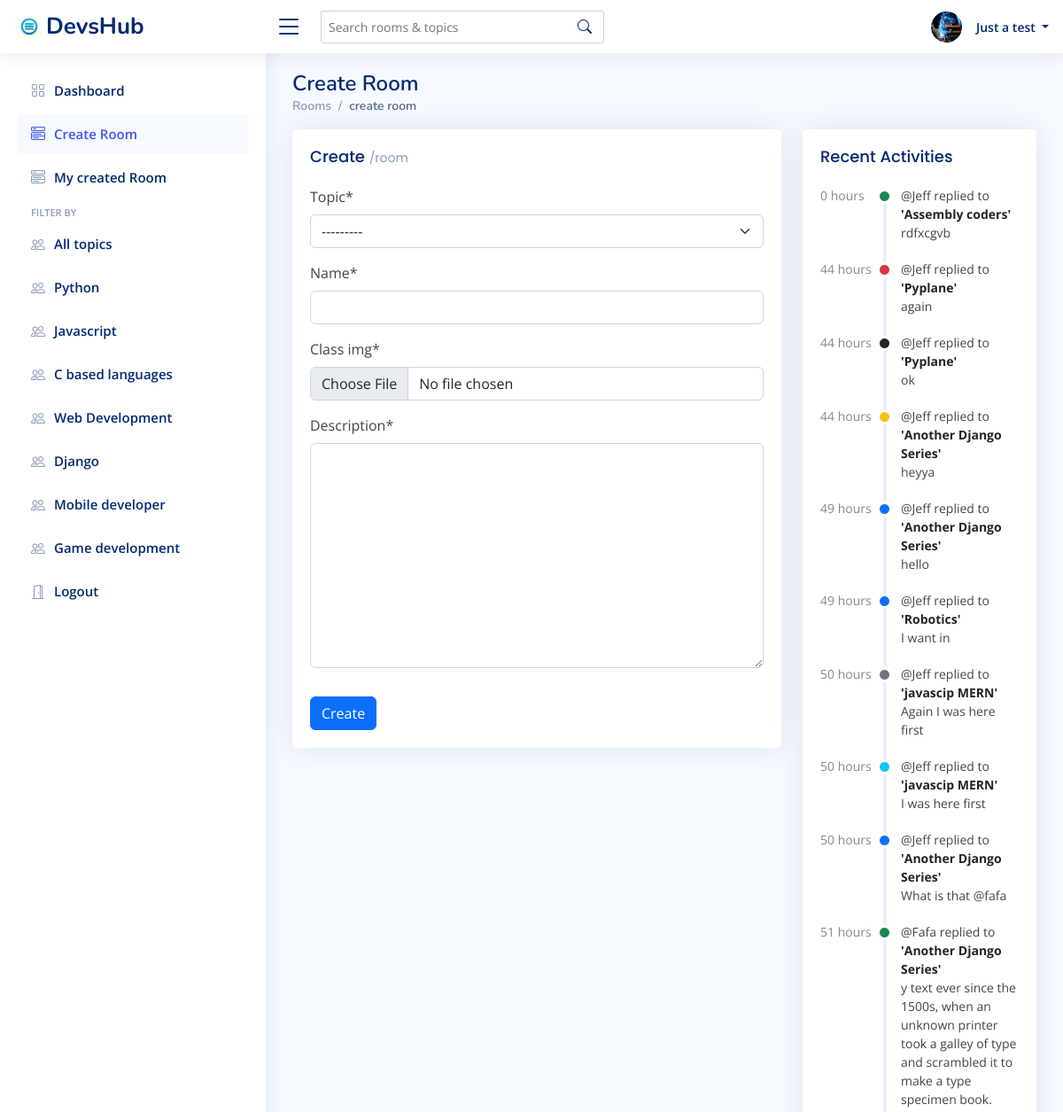
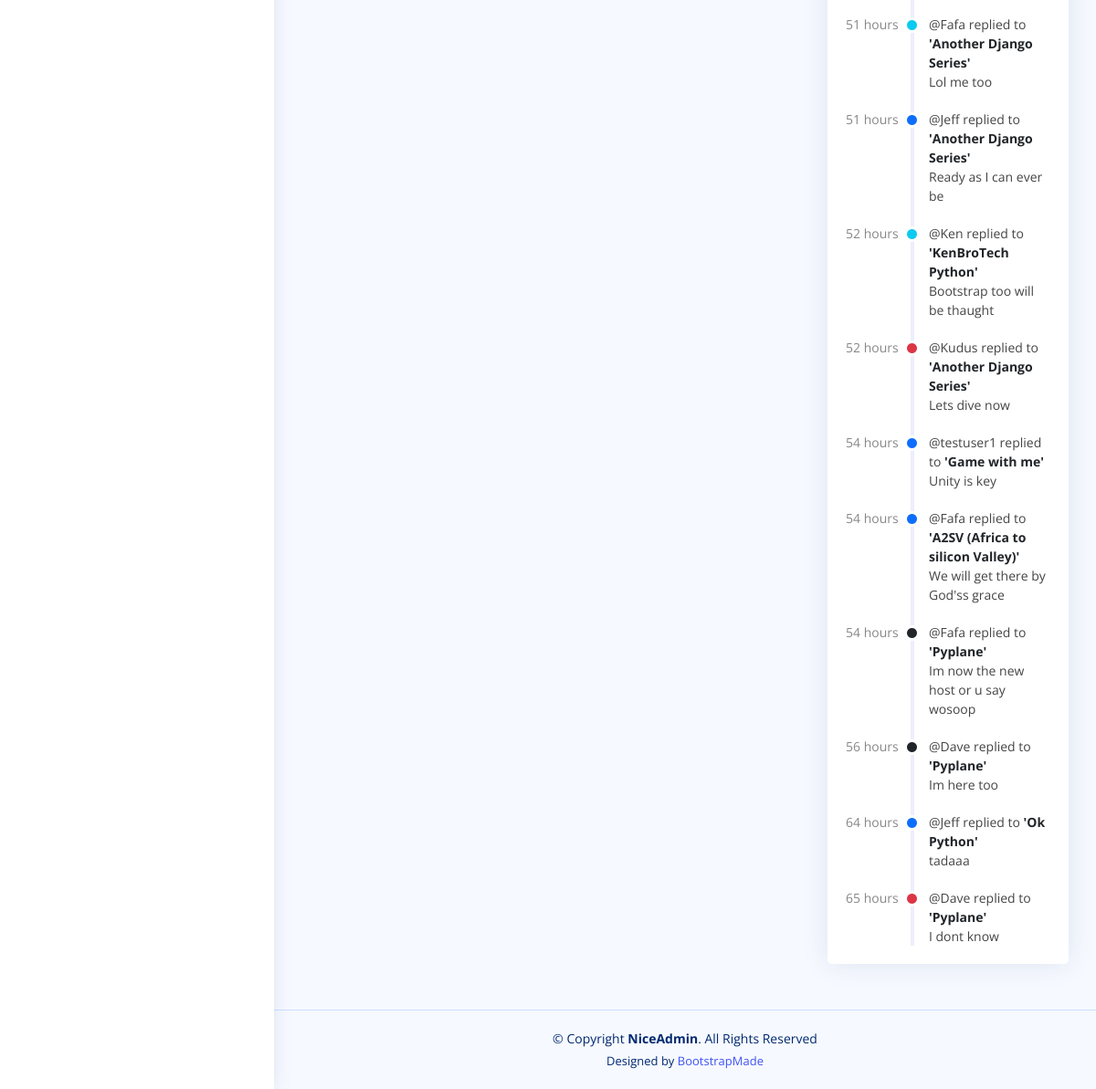
Screenshot of /create-room/ (signed in) with the database file from the repository (2 pictures, top to bottom).
### base/models.py (models this page shows, shortened)
class Profile(models.Model):
    user = models.OneToOneField(User, on_delete=models.CASCADE)
    full_name = models.CharField(max_length=200, blank=True)
    profile_pic = models.ImageField(default="avatar.png", upload_to='profiles/', blank=True)
    bio =  models.TextField(blank=True)
    job = models.CharField(max_length=150, blank=True)
    company = models.CharField(max_length=200, blank=True)
    created = models.DateTimeField(auto_now_add=True)
    updated = models.DateTimeField(auto_now=True)

class Topic(models.Model):
    name = models.CharField(max_length=100)
    def __str__(self):
        return self.name

class Message(models.Model):
    user = models.ForeignKey(User, on_delete=models.CASCADE)
    room = models.ForeignKey(Room, on_delete=models.CASCADE)
    body = models.TextField()
    created = models.DateTimeField(auto_now_add=True)
    updated = models.DateTimeField(auto_now=True)
    def get_random_color(self):
        colors = ["primary", "danger", "success", "dark", "info", "warning", "muted"]
        return random.choice(colors)
    class Meta:
        ordering = ["-created", '-updated']

class Room(models.Model):
    host = models.ForeignKey(User, on_delete=models.CASCADE, blank=True)
    topic = models.ForeignKey(Topic, on_delete=models.CASCADE)
    name = models.CharField(max_length=200)
    class_img = models.ImageField(upload_to="class_img", default="group_icon.png")
    description = models.TextField()
    members = models.ManyToManyField(User, related_name="members", blank=True)
    created = models.DateTimeField(auto_now_add=True)
    updated = models.DateTimeField(auto_now=True)
    objects = RoomManager()
    class Meta:
        ordering = ["-updated", "-created"]
    def __str__(self):
        return self.name

### base/views.py (the view, shortened to what this page needs)
# urls.py: path("create-room/", create_room, name="create-room"),
@login_required(login_url="login")
def create_room(request):
    empty_activity = False
    topics = Topic.objects.all()
    form = CreateRoomForm()
    room_messages = Message.objects.all().order_by("-created")[:20]
    if len(room_messages) == 0:
        empty_activity = True
    context = {
        "form": form,
        "topics": topics,
        "room_messages": room_messages,
        'empty_activity':empty_activity,
    }
    return render(request, "base/create_room.html", context)

### base/forms.py
class CreateRoomForm(forms.ModelForm):
    class Meta:
        model = Room
        fields = "__all__"
        exclude = ["host", "members"]

### base/templatetags/custom_filters.py (called while the page is built)
@register.filter
def hours_since(value):
    if timezone.is_aware(value):
        now = timezone.now()
    else:
        now = timezone.make_aware(timezone.now(), timezone.get_current_timezone())
    delta = now - value
    hours = delta.total_seconds() // 3600
    return int(hours)

### base/templates/base/create_room.html (shortened to what this page needs)
{% extends 'main.html' %}
{% load static %}
{% load crispy_forms_tags %}
{% load custom_filters %}
{% block css_files %}
<link href="{% static 'vendor/bootstrap/css/bootstrap.min.css' %}" rel="stylesheet">
<link href="{% static 'vendor/bootstrap-icons/bootstrap-icons.css' %}" rel="stylesheet">
<link href="{% static 'css/style.css' %}" rel="stylesheet">
{% endblock css_files %}
{% block content %}
<main id="main" class="main">
    <div class="pagetitle">
      <h1>Create Room</h1>
      <nav>
        <ol class="breadcrumb">
          <li class="breadcrumb-item"><a href="index.html">Rooms</a></li>
          <li class="breadcrumb-item active">create room</li>
        </ol>
      </nav>
    </div>
    <section class="section dashboard">
      <div class="row">
        <div class="col-lg-8">
          <div class="row">
            <div class="col-12">
              <div class="card">
                <div class="card-body">
                  <h5 class="card-title">Create <span>/room</span></h5>
                    <form method="POST">
                        {{ form|crispy }}
                        <input type="submit" class="btn btn-primary btn-small mt-3" value="Create">
                    </form>
                </div>
              </div>
            </div>
          </div>
        </div>
        <div class="col-lg-4">
          <div class="card">
            <div class="card-body">
              <h5 class="card-title">Recent Activities</h5>
              <div class="activity">
                {% if empty_activity %}
                  <h5>No recent activity</h5>
                {% else %}
                {% for item in room_messages %}
                <div class="activity-item d-flex">
                  <div class="activite-label">{{item.created|hours_since}} hours</div>
                  <i class='bi bi-circle-fill activity-badge text-{{item.get_random_color}} align-self-start'></i>
                  <div class="activity-content">
                    @{{item.user}} replied to <a href="#" class="fw-bold text-dark">'{{item.room}}'</a> <br>{{item.body}}
                  </div>
                </div>
                {% endfor %}
                {% endif %}
              </div>
            </div>
          </div>
        </div>
      </div>
    </section>
  </main>
{% endblock content %}

### templates/navbar.html (shortened to what this page needs)
  {% load static %}
  <header id="header" class="header fixed-top d-flex align-items-center">
    <div class="d-flex align-items-center justify-content-between">
      <a href="{% url 'home' %}" class="logo d-flex align-items-center">
        <img src="{% static 'img/logo.png' %}" alt=logo"">
        <span class="d-none d-lg-block">DevsHub</span>
      </a>
      <i class="bi bi-list toggle-sidebar-btn"></i>
    </div>
    <div class="search-bar">
      <form class="search-form d-flex align-items-center" method="GET" action="{% url 'home' %}">
        <input type="text" name="q" placeholder="Search rooms & topics" title="Enter search keyword">
        <button type="submit" title="Search"><i class="bi bi-search"></i></button>
      </form>
    </div>
    <nav class="header-nav ms-auto">
      <ul class="d-flex align-items-center">
        {% if user.is_authenticated %}
        <li class="nav-item dropdown pe-3">
          <a class="nav-link nav-profile d-flex align-items-center pe-0" href="#" data-bs-toggle="dropdown">
            <img src="{{request.user.profile.profile_pic.url}}" style="height: 35px; width:35px;" alt="Profile" class="rounded-circle me-2">
            <span class="d-none d-md-block dropdown-toggle ps-2">
              {% if request.user.profile.full_name %}
                {{request.user.profile.full_name}}
              {% else %}
                {{request.user}}
               {% endif %}
            </span>
          </a>
        </li>
        {% else %}
        <a href="{% url 'login' %}" class="btn btn-primary me-3">Login</a>
        {% endif %}
      </ul>
    </nav>
  </header>

### templates/aside.html
  {% url 'home' as index_path %}
  {% url 'create-room' as create_room_path %}
  {% url 'created-rooms' as created_rooms_path %}
  <aside id="sidebar" class="sidebar">
    <ul class="sidebar-nav" id="sidebar-nav">
      <li class="nav-item">
        <a class="nav-link {% if not request.path == index_path %}collapsed{% endif %}" href="{% url 'home' %}">
          <i class="bi bi-grid"></i>
          <span>Dashboard</span>
        </a>
      </li>
      <li class="nav-item">
        <a class="nav-link {% if not request.path == create_room_path %}collapsed{% endif %}" data-bs-target="#components-nav" href="{% url 'create-room' %}">
          <i class="bi bi-menu-button-wide"></i><span>Create Room</span>
        </a>
      </li>
      <li class="nav-item">
        <a class="nav-link {% if not request.path == created_rooms_path %}collapsed{% endif %}" data-bs-target="#components-nav" href="{% url 'created-rooms' %}">
          <i class="bi bi-menu-button-wide"></i><span>My created Room</span>
        </a>
      </li>
      <li class="nav-heading">FILTER BY</li>
      <li class="nav-item">
        <a class="nav-link {% if not q == "" %}collapsed{% endif %}" href="{% url 'home' %}">
        <i class="bi bi-people"></i>
        <span>All topics</span>
        </a>
    </li>
      {% for topic in topics %}
        <li class="nav-item">
            <a class="nav-link {% if not topic.name == q %}collapsed{% endif %}" href="{% url 'home' %}?q={{topic.name}}">
            <i class="bi bi-people"></i>
            <span>{{topic.name}}</span>
            </a>
        </li>
      {% endfor %}
      {% if user.is_authenticated %}
      <li class="nav-item">
        <a class="nav-link collapsed" href="{% url 'logout' %}">
        <i class="bi bi-door-open"></i>
        <span>Logout</span>
        </a>
      </li>
      {% endif %}
    </ul>
  </aside>

### static/css/style.css (style rules this page uses)
:root { scroll-behavior: smooth; }
body { font-family: "Open Sans", sans-serif; background: #f6f9ff; color: #444444; }
a { color: #4154f1; text-decoration: none; }
h1, h2, h3, h4, h5, h6 { font-family: "Nunito", sans-serif; }
#main { margin-top: 60px; padding: 20px 30px; transition: all 0.3s; }
.pagetitle { margin-bottom: 10px; }
.pagetitle h1 { font-size: 24px; margin-bottom: 0; font-weight: 600; color: #012970; }
.card { margin-bottom: 30px; border: none; border-radius: 5px; box-shadow: 0px 0 30px rgba(1, 41, 112, 0.1); }
.card-title { padding: 20px 0 15px 0; font-size: 18px; font-weight: 500; color: #012970; font-family: "Poppins", sans-serif; }
.card-title span { color: #899bbd; font-size: 14px; font-weight: 400; }
.card-body { padding: 0 20px 20px 20px; }
.breadcrumb { font-size: 14px; font-family: "Nunito", sans-serif; color: #899bbd; font-weight: 600; }
.breadcrumb a { color: #899bbd; transition: 0.3s; }
.breadcrumb .breadcrumb-item::before { color: #899bbd; }
.breadcrumb .active { color: #51678f; font-weight: 600; }
.logo { line-height: 1; }
@media (min-width: 1200px) { .logo { width: 280px; } }
.logo img { max-height: 26px; margin-right: 6px; }
.logo span { font-size: 26px; font-weight: 700; color: #012970; font-family: "Nunito", sans-serif; }
.header { transition: all 0.5s; z-index: 997; height: 60px; box-shadow: 0px 2px 20px rgba(1, 41, 112, 0.1); background-color: #fff; padding-left: 20px; }
.header .toggle-sidebar-btn { font-size: 32px; padding-left: 10px; cursor: pointer; color: #012970; }
.header .search-bar { min-width: 360px; padding: 0 20px; }
.header .search-form { width: 100%; }
.header .search-form input { border: 0; font-size: 14px; color: #012970; border: 1px solid rgba(1, 41, 112, 0.2); padding: 7px 38px 7px 8px; border-radius: 3px; transition: 0.3s; width: 100%; }
.header .search-form button { border: 0; padding: 0; margin-left: -30px; background: none; }
.header .search-form button i { color: #012970; }
.header-nav ul { list-style: none; }
.header-nav>ul { margin: 0; padding: 0; }
.header-nav .nav-profile { color: #012970; }
.header-nav .nav-profile img { max-height: 36px; }
.header-nav .nav-profile span { font-size: 14px; font-weight: 600; }
.sidebar { position: fixed; top: 60px; left: 0; bottom: 0; width: 300px; z-index: 996; transition: all 0.3s; padding: 20px; overflow-y: auto; scrollbar-width: thin; scrollbar-color: #aab7cf transparent; box-shadow: 0px 0px 20px rgba(1, 41, 112, 0.1); background-color: #fff; }
@media (min-width: 1200px) { #main, #footer { margin-left: 300px; } }
.sidebar-nav { padding: 0; margin: 0; list-style: none; }
.sidebar-nav li { padding: 0; margin: 0; list-style: none; }
.sidebar-nav .nav-item { margin-bottom: 5px; }
.sidebar-nav .nav-heading { font-size: 11px; text-transform: uppercase; color: #899bbd; font-weight: 600; margin: 10px 0 5px 15px; }
.sidebar-nav .nav-link { display: flex; align-items: center; font-size: 15px; font-weight: 600; color: #4154f1; transition: 0.3; background: #f6f9ff; padding: 10px 15px; border-radius: 4px; }
.sidebar-nav .nav-link i { font-size: 16px; margin-right: 10px; color: #4154f1; }
.sidebar-nav .nav-link.collapsed { color: #012970; background: #fff; }
.sidebar-nav .nav-link.collapsed i { color: #899bbd; }
.dashboard .activity { font-size: 14px; }
.dashboard .activity .activity-item .activite-label { color: #888; position: relative; flex-shrink: 0; flex-grow: 0; min-width: 64px; }
.dashboard .activity .activity-item .activite-label::before { content: ""; position: absolute; right: -11px; width: 4px; top: 0; bottom: 0; background-color: #eceefe; }
.dashboard .activity .activity-item .activity-badge { margin-top: 3px; z-index: 1; font-size: 11px; line-height: 0; border-radius: 50%; flex-shrink: 0; border: 3px solid #fff; flex-grow: 0; }
.dashboard .activity .activity-item .activity-content { padding-left: 10px; padding-bottom: 20px; }
.dashboard .activity .activity-item:first-child .activite-label::before { top: 5px; }
.dashboard .activity .activity-item:last-child .activity-content { padding-bottom: 0; }

### rows the page displays
Topic: name "Python"
Topic: name "Javascript"
Topic: name "C based languages"
Topic: name "Web Development"
Topic: name "Django"
Topic: name "Mobile developer"
Topic: name "Game development"
Message: created|hours_since "0", user "Jeff", room "Assembly coders", body "rdfxcgvb"
Message: created|hours_since "44", user "Jeff", room "Pyplane", body "again"
Message: created|hours_since "44", user "Jeff", room "Pyplane", body "ok"
Message: created|hours_since "44", user "Jeff", room "Another Django Series", body "heyya"
Message: created|hours_since "49", user "Jeff", room "Another Django Series", body "hello"
Message: created|hours_since "49", user "Jeff", room "Robotics", body "I want in"
Message: created|hours_since "50", user "Jeff", room "javascip MERN", body "Again I was here first"
Message: created|hours_since "50", user "Jeff", room "javascip MERN", body "I was here first"
Message: created|hours_since "50", user "Jeff", room "Another Django Series", body "What is that @fafa"
Message: created|hours_since "51", user "Fafa", room "Another Django Series", body "y text ever since the 1500s, when an unknown printer took a galley of type and scrambled it to make a type specimen book."
Message: created|hours_since "51", user "Fafa", room "Another Django Series", body "Lol me too"
Message: created|hours_since "51", user "Jeff", room "Another Django Series", body "Ready as I can ever be"
Message: created|hours_since "52", user "Ken", room "KenBroTech Python", body "Bootstrap too will be thaught"
Message: created|hours_since "52", user "Kudus", room "Another Django Series", body "Lets dive now"
Message: created|hours_since "54", user "testuser1", room "Game with me", body "Unity is key"
Message: created|hours_since "54", user "Fafa", room "A2SV (Africa to silicon Valley)", body "We will get there by God'ss grace"
Message: created|hours_since "54", user "Fafa", room "Pyplane", body "Im now the new host or u say wosoop"
Message: created|hours_since "56", user "Dave", room "Pyplane", body "Im here too"
Message: created|hours_since "64", user "Jeff", room "Ok Python", body "tadaaa"
Message: created|hours_since "65", user "Dave", room "Pyplane", body "I dont know"

### other values shown
{{ request.user.profile.full_name }} "Just a test"
